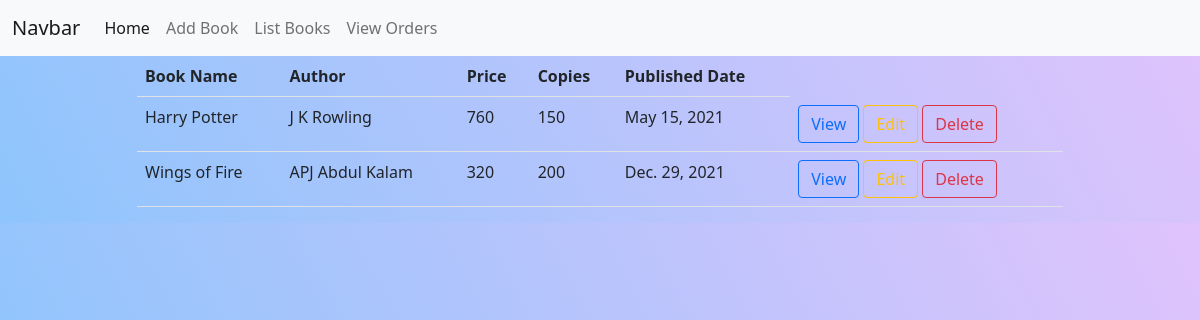
The page /owner/book/all (signed in) on the database its author committed.
### owner/models.py (models this page shows, shortened)
class Books(models.Model):
 book_name=models.CharField(max_length=120,unique=True)
 author=models.CharField(max_length=120)
 price=models.PositiveIntegerField()
 copies=models.PositiveIntegerField()
 published_date=models.DateField(null=True)
 image=models.ImageField(upload_to="images",null=True)

### owner/views.py (the view)
# urls.py: path('book/all',views.BookListView.as_view(),name="booklist"),
@method_decorator(owner_permission_required, name="dispatch")
class BookListView(ListView):
    model=Books
    context_object_name="books"
    template_name="booklist.html"

### owner/templates/booklist.html (shortened to what this page needs)
{%extends 'base.html'%}
{%block body_block%}
    <div class="row">
        <div class="col-1"></div>
        <div class="col-10">
            <table class="table">
                <tr>
                    <th>Book Name</th>
                    <th>Author</th>
                    <th>Price</th>
                    <th>Copies</th>
                    <th>Published Date</th>
                </tr>
                {%for book in books%}
                <tr>
                    <td>{{book.book_name}}</td>
                    <td>{{book.author}}</td>
                    <td>{{book.price}}</td>
                    <td>{{book.copies}}</td>
                    <td>{{book.published_date}}</td>
                    <td>
                        <a href="{%url 'bookdetail' book.id%}" class="btn btn-outline-primary">View</a>
                        <a href="{%url 'bookedit' book.id%}" class="btn btn-outline-warning">Edit</a>
                        <a href="{%url 'bookdelete' book.id%}" class="btn btn-outline-danger">Delete</a>
                    </td>
                </tr>
                {%endfor%}
            </table>
        </div>
        <div class="col-1"></div>
    </div>
{%endblock%}

### owner/static/css/style.css (style rules this page uses)
body { background-color: #8EC5FC; background-image: linear-gradient(62deg, #8EC5FC 0%, #E0C3FC 100%); }

### rows shown on the page
Books: book_name "Harry Potter", author "J K Rowling", price "760", copies "150", published_date "May 15, 2021"
Books: book_name "Wings of Fire", author "APJ Abdul Kalam", price "320", copies "200", published_date "Dec. 29, 2021"
